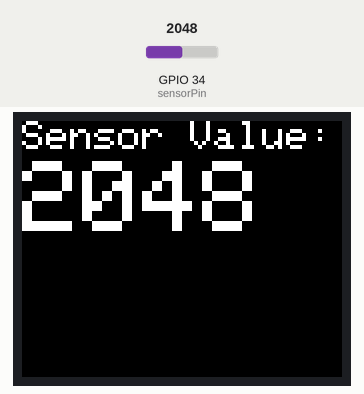
Simulated run of this sketch. Board: ESP32. Parts: 160×128 colour display. The test bench sets the inputs (shaded band); at power-on: GPIO 34 (sensorPin) = 2048. What the sketch prints to the serial monitor is not drawn.

Above: at 1.3 s.
1.4 s: GPIO 34 (sensorPin) set to 2866
At 1.8 s:
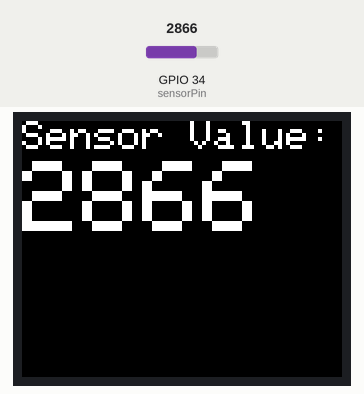
2.9 s: GPIO 34 (sensorPin) set to 3603
At 3.3 s:
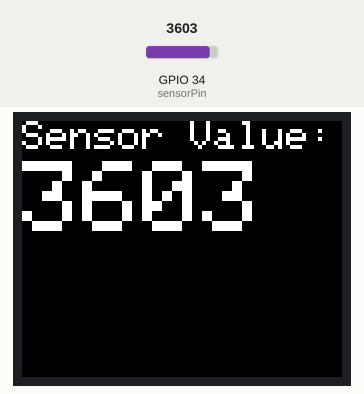
4.4 s: GPIO 34 (sensorPin) set to 4095
At 4.8 s:
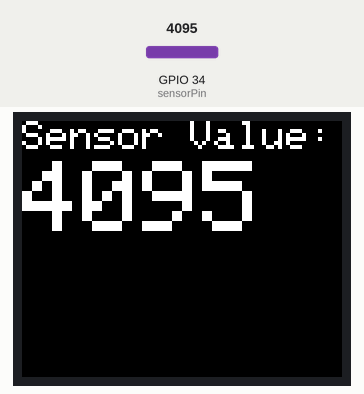
Timing chart, 0 to 7.4 s (numbered marks = the images above; inputs shaded):
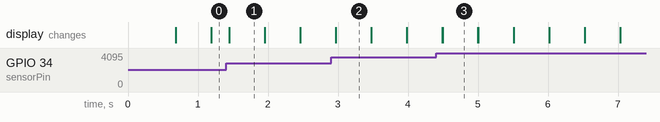

Measured:
- after the input at 1.4 s, the display: changes at once (image 1)
- after the input at 2.9 s, the display: first differs from a run without the input after 0.07 s (image 2)
- after the input at 4.4 s, the display: first differs from a run without the input after 0.09 s (image 3)
- what the display in image 1 shows lasts 0.6 s, from 1.4 s to 2.0 s

The sketch:

FriendTest.ino
```cpp
/*  FriendTest.ino -- your friend's WORKING sketch (Arduino "TFT text example",
 *  docs.arduino.cc/retired/library-examples/tft-library/TFTDisplayText),
 *  translated line-for-line to run on YOUR board.
 *
 *  Why the translation: the original uses TFT.h, which only exists for old
 *  AVR Arduinos (Uno/Leonardo) -- it will not compile for an ESP32. But
 *  TFT.h is just a wrapper around Adafruit_ST7735, so every line below is
 *  the same command, same driver chip, same behavior.
 *
 *  WIRING (identical to NewPairHello.ino -- screen label -> ESP32):
 *    GND -> GND
 *    VDD -> 3V3
 *    SCL -> GPIO 18   (hardware SPI clock; the Uno's hidden pin 13)
 *    SDA -> GPIO 23   (hardware SPI data;  the Uno's hidden pin 11)
 *    RST -> GPIO 4
 *    DC  -> GPIO 2    (onboard blue LED flickers with data -- normal)
 *    CS  -> GPIO 5
 *    BLK -> 3V3       (backlight)
 *
 *  Board = "ESP32 Dev Module", Port = COM6, Serial @ 115200.
 *  Nothing is connected to the sensor pin, so the number on screen will
 *  jump around randomly -- on the Uno with nothing on A0 it does the same.
 */

#include <Adafruit_GFX.h>
#include <Adafruit_ST7735.h>
#include <SPI.h>

// pin definition for the ESP32 (was: cs 10, dc 9, rst 8 on the Uno)
#define cs   5
#define dc   2
#define rst  4

// the Uno's A0 -- on a classic ESP32 use an ADC pin like GPIO 34
#define sensorPin 34

// create an instance of the library
Adafruit_ST7735 TFTscreen = Adafruit_ST7735(cs, dc, rst);

// char array to print to the screen (ESP32 reads 0-4095 = up to 4 digits)
char sensorPrintout[5];

void setup() {
  Serial.begin(115200);
  Serial.println(">>> FriendTest: Uno TFT text example, ESP32 edition");

  // = TFTscreen.begin() in the Uno library
  TFTscreen.initR(INITR_BLACKTAB);   // colors wrong? -> try INITR_GREENTAB
  TFTscreen.setRotation(1);          // landscape, like the Uno library default

  // clear the screen with a black background  (= background(0, 0, 0))
  TFTscreen.fillScreen(ST77XX_BLACK);

  // set the font color to white  (= stroke(255, 255, 255))
  TFTscreen.setTextColor(ST77XX_WHITE);
  // set the font size
  TFTscreen.setTextSize(2);
  // write the text to the top left corner of the screen
  TFTscreen.setCursor(0, 0);
  TFTscreen.print("Sensor Value:");
  // set the font size very large for the loop
  TFTscreen.setTextSize(5);

  Serial.println(">>> init done, updating value every 250ms");
}

void loop() {
  // Read the value of the sensor
  String sensorVal = String(analogRead(sensorPin));

  // convert the reading to a char array
  sensorVal.toCharArray(sensorPrintout, 5);

  // print the sensor value in white
  TFTscreen.setTextColor(ST77XX_WHITE);
  TFTscreen.setCursor(0, 20);
  TFTscreen.print(sensorPrintout);
  // wait for a moment
  delay(250);
  // erase the text you just wrote (redraw it in black)
  TFTscreen.setTextColor(ST77XX_BLACK);
  TFTscreen.setCursor(0, 20);
  TFTscreen.print(sensorPrintout);
}
```
